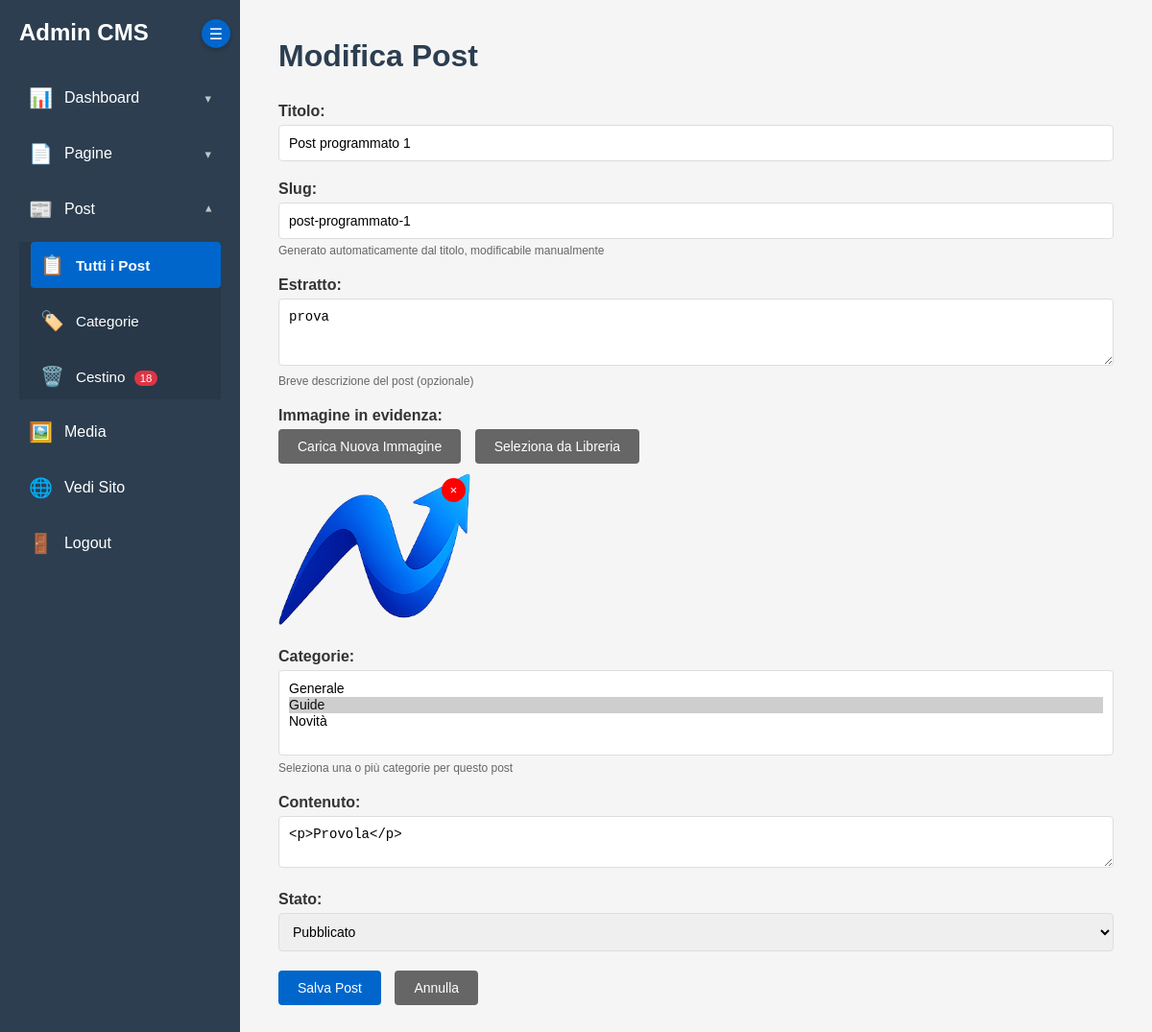
Screenshot of /admin/index.php?action=edit_post&id=95 (signed in) with the database file from the repository.
### tables this page shows
CREATE TABLE `cmsmio_posts` (
  `id` int NOT NULL AUTO_INCREMENT,
  `post_type` varchar(50) DEFAULT 'post',
  `title` varchar(255) NOT NULL,
  `slug` varchar(255) NOT NULL,
  `content` longtext,
  `excerpt` text,
  `featured_image` varchar(255) DEFAULT NULL,
  `author_id` int DEFAULT NULL,
  `status` enum('bozza','pubblicato','programmato') DEFAULT 'bozza',
  `created_at` timestamp NULL DEFAULT CURRENT_TIMESTAMP,
  `updated_at` timestamp NULL DEFAULT CURRENT_TIMESTAMP ON UPDATE CURRENT_TIMESTAMP,
  `deleted_at` datetime DEFAULT NULL,
  PRIMARY KEY (`id`),
  UNIQUE KEY `slug` (`slug`),
  KEY `author_id` (`author_id`),
  KEY `idx_slug` (`slug`),
  KEY `idx_status` (`status`),
  KEY `idx_created` (`created_at`),
  KEY `idx_post_type` (`post_type`),
  CONSTRAINT `cmsmio_posts_ibfk_1` FOREIGN KEY (`author_id`) REFERENCES `cmsmio_users` (`id`) ON DELETE SET NULL
);

### core/Admin/Admin.php (called while the page is built, shortened)
<?php
class Admin {
    public function __construct() {
        $this->db = new Database();
    }
    public function run() {
        $this->showPage();
    }
}

### admin/index.php (called while the page is built, shortened)
<?php
$admin = new Admin();
$admin->run();
?>

### core/Database/DatabaseConnectionTrait.php (called while the page is built, shortened)
<?php
trait DatabaseConnectionTrait {
    private $prefix;
    public function initDatabase() {
        try {
            $dsn = 'mysql:host=' . DB_HOST . ';dbname=' . DB_NAME . ';charset=' . DB_CHARSET;
            $this->pdo = new PDO($dsn, DB_USER, DB_PASS);
            $this->prefix = defined('DB_PREFIX') ? DB_PREFIX : '';
        } catch (PDOException $e) {
            die("Errore connessione database: " . $e->getMessage());
        }
    }
    private function table($name) {
        return $this->prefix . $name;
    }
}

### core/Database/PostTrait.php (called while the page is built, shortened)
<?php
trait PostTrait {
    public function getPostById($id) {
        $stmt = $this->pdo->prepare("SELECT * FROM " . $this->table('posts') . " WHERE id=?");
        $stmt->execute([$id]);
        return $stmt->fetch();
    }
    public function getPostCategories($postId) {
        $stmt = $this->pdo->prepare("SELECT c.* FROM " . $this->table('categories') . " c
                                     INNER JOIN " . $this->table('post_categories') . " pc ON c.id = pc.category_id
                                     WHERE pc.post_id = ?");
        $stmt->execute([$postId]);
        return $stmt->fetchAll();
    }
    public function getAllCategories() {
        return $this->pdo->query("SELECT * FROM " . $this->table('categories') . " ORDER BY name")->fetchAll();
    }
}

### admin/views/edit_post.php (the view, shortened to what this page needs)
<h1><?php echo $post ? 'Modifica Post' : 'Nuovo Post'; ?></h1>
<form method="POST" action="index.php?action=save_post" enctype="multipart/form-data">
    <div class="form-group">
        <label>Titolo:</label>
        <input type="text" name="title" id="post-title" value="<?php echo $post ? htmlspecialchars($post['title']) : ''; ?>" required>
    </div>
    <div class="form-group">
        <label>Slug:</label>
        <input type="text" name="slug" id="post-slug" value="<?php echo $post ? htmlspecialchars($post['slug']) : ''; ?>" required>
        <small>Generato automaticamente dal titolo, modificabile manualmente</small>
    </div>
    <div class="form-group">
        <label>Estratto:</label>
        <textarea name="excerpt" rows="3"><?php echo $post ? htmlspecialchars($post['excerpt']) : ''; ?></textarea>
        <small>Breve descrizione del post (opzionale)</small>
    </div>
    <div class="form-group">
    <label>Immagine in evidenza:</label>
    <div class="featured-image-options" style="margin-bottom: 10px;">
        <button type="button" id="btn-upload-image" class="btn btn-secondary">Carica Nuova Immagine</button>
        <button type="button" id="btn-select-existing" class="btn btn-secondary">Seleziona da Libreria</button>
    </div>
    <div id="featured-image-preview" style="margin-top:10px;">
        <?php if ($post && $post['featured_image']): ?>
            <div style="position:relative; display:inline-block;">
                <img src="/uploads/<?php echo htmlspecialchars($post['featured_image']); ?>" style="max-width:200px;">
                <button type="button" class="remove-featured-image" style="position:absolute; top:5px; right:5px; background:red; color:white; border:none; border-radius:50%; width:25px; height:25px; cursor:pointer;">×</button>
            </div>
        <?php endif; ?>
    </div>
</div>
    <div class="form-group">
        <label>Categorie:</label>
        <select name="categories[]" id="post-categories" multiple style="width:100%;">
            <?php
            $allCategories = $this->db->getAllCategories();
            $postCategories = $post ? array_column($this->db->getPostCategories($post['id']), 'id') : [];
            foreach ($allCategories as $category): ?>
                <option value="<?php echo $category['id']; ?>"
                        <?php echo in_array($category['id'], $postCategories) ? 'selected' : ''; ?>>
                    <?php echo htmlspecialchars($category['name']); ?>
                </option>
            <?php endforeach; ?>
        </select>
        <small>Seleziona una o più categorie per questo post</small>
    </div>
    <div class="form-group">
        <label>Contenuto:</label>
        <textarea name="content" id="post-content"><?php echo $post ? $post['content'] : ''; ?></textarea>
    </div>
    <div class="form-group">
        <label>Stato:</label>
        <select name="status" id="post-status" required>
            <option value="pubblicato" <?php echo ($post && $post['status'] === 'pubblicato') ? 'selected' : ''; ?>>Pubblicato</option>
        </select>
    </div>
    <button type="submit" class="btn">Salva Post</button>
    <a href="index.php?action=posts" class="btn btn-secondary">Annulla</a>
</form>
<link rel="stylesheet" href="https://cdnjs.cloudflare.com/ajax/libs/jodit/3.24.5/jodit.min.css" />
<link href="https://cdn.jsdelivr.net/npm/select2@4.1.0-rc.0/dist/css/select2.min.css" rel="stylesheet" />
<link rel="stylesheet" href="https://cdn.jsdelivr.net/npm/flatpickr/dist/flatpickr.min.css">

### admin/assets/admin.css (style rules this page uses)
* { margin: 0; padding: 0; box-sizing: border-box; }
body { font-family: Arial, sans-serif; background: #f5f5f5; }
.admin-content h1 { margin-bottom: 30px; color: #2c3e50; }
.btn { display: inline-block; padding: 10px 20px; background: #0066cc; color: white; text-decoration: none; border-radius: 4px; border: none; cursor: pointer; margin-right: 10px; font-size: 14px; }
.btn-secondary { background: #666; }
.form-group { margin-bottom: 20px; }
.form-group label { display: block; margin-bottom: 5px; font-weight: bold; color: #333; }
.form-group input, .form-group select, .form-group textarea { width: 100%; padding: 10px; border: 1px solid #ddd; border-radius: 4px; font-size: 14px; }
.form-group textarea { font-family: monospace; }
.form-group small { display: block; margin-top: 5px; color: #666; font-size: 12px; }

### rows the page displays
cmsmio_posts: title "Post programmato 1", slug "post-programmato-1", excerpt "prova", featured_image (picture), content "<p>Provola</p>", status "Pubblicato"

### other values shown
$trashedPostsCount "18"
form field value "Generale / Guide ☑ / Novità"
